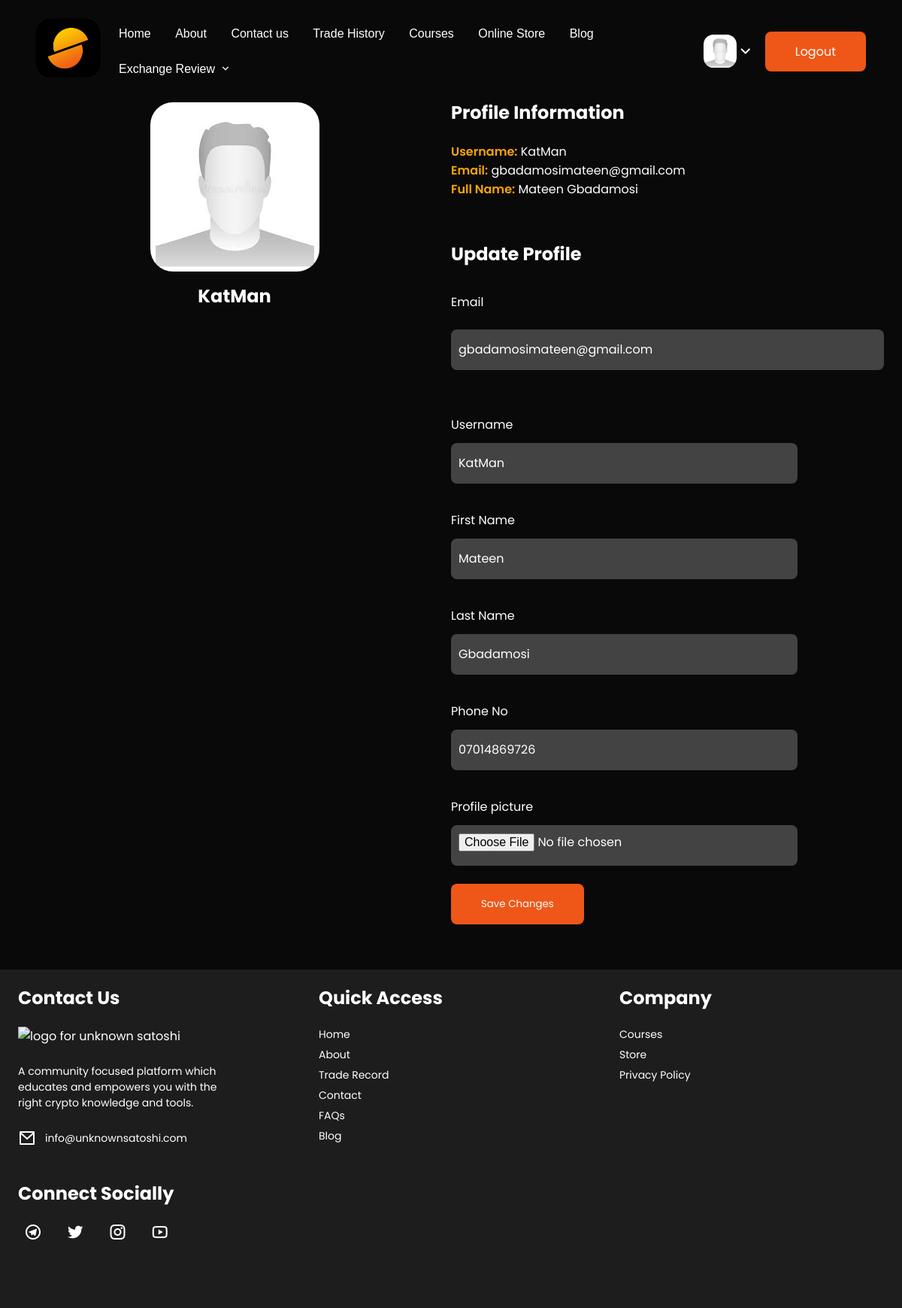
The app's page /user/profile/26bc265d05b740f8967b6ce6073912d2 (signed in) with its own data.
### userprolog/models.py (models this page shows, shortened)
class User(AbstractBaseUser, PermissionsMixin):
    id = models.UUIDField(primary_key=True, default=uuid.uuid4, editable=False, unique=True)
    username = models.CharField(max_length=200, unique=True, blank=True)
    email = models.EmailField(max_length=200, unique=True, blank=False)
    first_name = models.CharField(max_length=200, blank=True)
    last_name = models.CharField(max_length=200, blank=True)
    phone_no = models.CharField(max_length=11,validators=[MaxLengthValidator(11)])
    profile_picture = models.ImageField(null=True, blank=True, default="default_user_image.jpeg", upload_to="profile_image/",)
    is_active = models.BooleanField(default=False)
    is_staff = models.BooleanField(default=False)
    is_superuser = models.BooleanField(default=False)
    date_joined = models.DateTimeField(auto_now_add=True)
    created = models.DateTimeField(auto_now_add=True)
    updated = models.DateTimeField(auto_now=True)
    objects = UserManager()
    EMAIL_FIELD = 'email'
    USERNAME_FIELD = 'username'
    REQUIRED_FIELDS = ['email',]

### userprolog/views.py (the view)
# urls.py: path('user/profile/<str:id>', user_profile, name="user-profile"),
@login_required(login_url="user-login")
def user_profile(request, id):
    template_name = "userprolog/profile.html"
    user = get_object_or_404(User, id=id)
    if request.method == 'POST':
        form = UserUpdateForm(request.POST, request.FILES, instance=user)
        if form.is_valid():
            update_form = form.save(commit=False)
            update_form.is_active = True
            update_form.save()
            messages.success(request, f"User updated successfully")
            return redirect("user-profile", id)
        messages.error(request, f"Unable to update user")
        return redirect("user-profile", id)
    else:
        form = UserUpdateForm(instance=user)
    context = {"form":form, "user":user}
    return render(request, template_name, context)

### userprolog/forms.py
class UserUpdateForm(forms.ModelForm):
    profile_picture = forms.ImageField(required=False, error_messages={'required':"An image is required"})
    class Meta:
        model = User
        fields = ['first_name', 'last_name', 'phone_no', 'email', 'username', 'profile_picture', 'is_active', 'is_staff', 'is_superuser']
    def __init__(self, *args, **kwargs):
        super().__init__(*args, **kwargs)
        self.fields['first_name'].widget.attrs.update({'class':"input-field"})
        self.fields['last_name'].widget.attrs.update({'class':"input-field"})
        self.fields['phone_no'].widget.attrs.update({'class':"input-field"})
        self.fields['email'].widget.attrs.update({'class':"input-field"})
        self.fields['username'].widget.attrs.update({'class':"input-field"})
        self.fields['profile_picture'].widget.attrs.update({'class':"input-field"})
        self.fields['is_active'].widget.attrs.update({'class':"input"})
        self.fields['is_staff'].widget.attrs.update({'class':"input"})
        self.fields['is_superuser'].widget.attrs.update({'class':"input"})

### userprolog/templates/userprolog/profile.html (shortened to what this page needs)
{% extends 'base.html' %}
{% load static %}
{% block content %}
	<div class="page-wrapper margin-extra">
        <section class="user-profile">
            <div class="user-image">
                <img src="{{ user.profile_picture.url }}" alt="user's profile image">
                <h4>{{user.username}}</h4>
            </div>
            <div class="profile-description">
                <div class="profile-details">
                    <h4>Profile Information</h4>
                    <p><label for="username">Username:</label> {{user.username}}</p>
                    <p><label for="email">Email:</label> {{ user.email }}</p>
                    <p><label for="fullname">Full Name:</label> {{ user.first_name|title }} {{user.last_name|title}}</p>
                </div>
                <div class="profile-fields">
                    <h4>Update Profile</h4>
                    <form action="{% url 'user-profile' user.pk %}" method="post" enctype="multipart/form-data">
                        <div>
                            <label for="email">Email</label>
                            {{form.email}}
                        </div>
                        <div>
                            <label for="username">Username</label>
                            {{form.username }}
                        </div>
                        <div>
                            <label for="first-name">First Name</label>
                            {{ form.first_name }}
                        </div>
                        <div>
                            <label for="last-name">Last Name</label>
                            {{ form.last_name }}
                        </div>
                        <div>
                            <label for="phone-no">Phone No</label>
                            {{ form.phone_no }}
                        </div>
                        <div>
                            {% for field in form %}
                                {% if field.field.widget.input_type == "file" %}
                                    <label for="">{{field.label}}</label>
                                    <input type="{{field.field.widget.input_type}}" name="{{field.name}}" id="{{field.id}}" value="{{field.value}}" class="input-field">
                                {% endif %}
                            {% endfor %}
                        </div>
                        <button class="btn" type="submit" name="save-btn">Save Changes</button>
                    </form>
                </div>
            </div>
        </section>
	</div>
{% endblock content %}

### templates/base.html (shortened to what this page needs)
{% load static %}
<!DOCTYPE html>
<html lang="en">
<head>
    <link rel="stylesheet" type="text/css" href=" {% static 'css/style.css' %}" />
    <link rel="stylesheet" type="text/css" href="https://cdnjs.cloudflare.com/ajax/libs/OwlCarousel2/2.2.1/assets/owl.carousel.min.css">
	<link rel="stylesheet" type="text/css" href="https://cdnjs.cloudflare.com/ajax/libs/OwlCarousel2/2.2.1/assets/owl.theme.default.min.css">
	<link href="https://cdn.jsdelivr.net/npm/remixicon@2.5.0/fonts/remixicon.css" rel="stylesheet">
	<link rel="stylesheet" href="https://cdnjs.cloudflare.com/ajax/libs/font-awesome/6.0.0-beta3/css/all.min.css" />
</head>
<body>
	<div class="page-wrapper">
		<header class="banner-wrapper">
			<div class="navbar">
				{% block header_logo %}
					<div class="navbar__Link navbar__Link-brand">
						<a href="{% url 'home' %}" class="index-link">
							<img src="{% static 'images/logo.png' %}" class="navbar-logo" alt="website's logo">
						</a>
					</div>
				{% endblock header_logo %}
				<nav class="navbar__Items">
					<ul>
						<li class="navbar__Link">
							<a class="nav-link" href="{% url 'home' %}">Home</a>
						</li>
						<li class="navbar__Link">
							<a class="nav-link" href="{% url 'about' %}">About</a>
						</li>
						<li class="navbar__Link">
							<a class="nav-link" href="{% url 'contact' %}">Contact us</a>
						</li>
						<li class="navbar__Link">
							<a class="nav-link" href="{% url 'trade-history' %}">Trade History</a>
						</li>
						<li class="navbar__Link">
							<a class="nav-link" href="{% url 'courses' %}">Courses</a>
						</li>
						<li class="navbar__Link">
							<a class="nav-link" href="{% url 'onlinestore' %}">Online Store</a>
						</li>
						<li class="navbar__Link">
							<a class="nav-link" href="{% url 'blog' %}">Blog</a>
						</li>
						<li class="navbar__Link" id="dropdown-link">
							<a class="nav-link dropdown-button">Exchange Review <i class="ri-arrow-down-s-line"></i></a>
						</li>
					</ul>
				</nav>
				<nav class="navbar__Items navbar__Items--right">
					{% if request.user.is_authenticated %}
					<div class="profile">
						<div class="dropdown">
							<main>
								<img src="{{user.profile_picture.url}}" class="img-profile"><i class="ri-arrow-down-s-line profile-icon"></i>
							</main>
						</div>
					</div>
						<div class="navbar__Link">
							<a class="btn hire-btn"  href="{% url 'user-logout' %}">Logout</a>
						</div>
                    {% else %}
						<div class="navbar__Link">
							<a class="login-link"  href="{% url 'user-login' %}">Login</a>
							<a class="btn hire-btn"  href="{% url 'register' %}">Sign Up</a>
						</div>
                    {% endif%}
            	</nav>
			</div>
		</header>
	</div>
    {% block content %}{% endblock content %}
	<footer>
		<div class="footer-content__container">
			<section class="footer-content__item">
				<h4>Contact Us</h4>
				<div class="contact-options">
					<img src="{% static 'images/alt-logo.png' %}" alt="logo for unknown satoshi" class="alt-logo">
					<p>A community focused platform which educates and empowers you with the right crypto knowledge and tools.</p>
					<p class="iconic-paragraph"><i class="ri-mail-line"></i><a href="mailto:info@unknownsatoshi.com">info@unknownsatoshi.com</a></p>
				</div>
				<div class="social-links">
					<h4>Connect Socially</h4>
					<a href="https://t.me/unknown_satoshi"><i class="ri-telegram-line"></i></a>
					<a href="https://twitter.com/unknown_satoshi?t=neIjfJivVymH9Kg75UjqlA&s=09"><i class="ri-twitter-fill"></i></a>
					<a href="https://instagram.com/theunknownsatoshi?utm_medium=copy_link"><i class="ri-instagram-line"></i></a>
					<a href="https://youtube.com/channel/UCzpteHI9OCi6eAzRJyTZjRg"><i class="ri-youtube-line"></i></a>
				</div>
			</section>
			<section class="footer-content__item">
				<h4>Quick Access</h4>
				<div class="links">
					<a href="{% url 'home' %}">Home</a>
					<a href="{% url 'about' %}">About</a>
					<a href="{% url 'trade-history' %}">Trade Record</a>
					<a href="{% url 'contact' %}">Contact</a>
					<a href="{% url 'faqs' %}">FAQs</a>
					<a href="{% url 'blog' %}">Blog</a>
				</div>
			</section>
			<section class="footer-content__item">
				<h4>Company</h4>
				<div class="links">
					<a href="{% url 'courses' %}">Courses</a>
					<a href="{% url 'onlinestore' %}">Store</a>
					<a href="{% url 'privacy' %}">Privacy Policy</a>
				</div>
			</section>
		</div>
	</footer>
</body>
</html>

### records on screen
User: profile_picture (placeholder picture), username "KatMan", email "gbadamosimateen@gmail.com", first_name "Mateen", last_name "Gbadamosi", phone_no "07014869726"

### other values on screen
{{ field.label }} "Profile picture"
